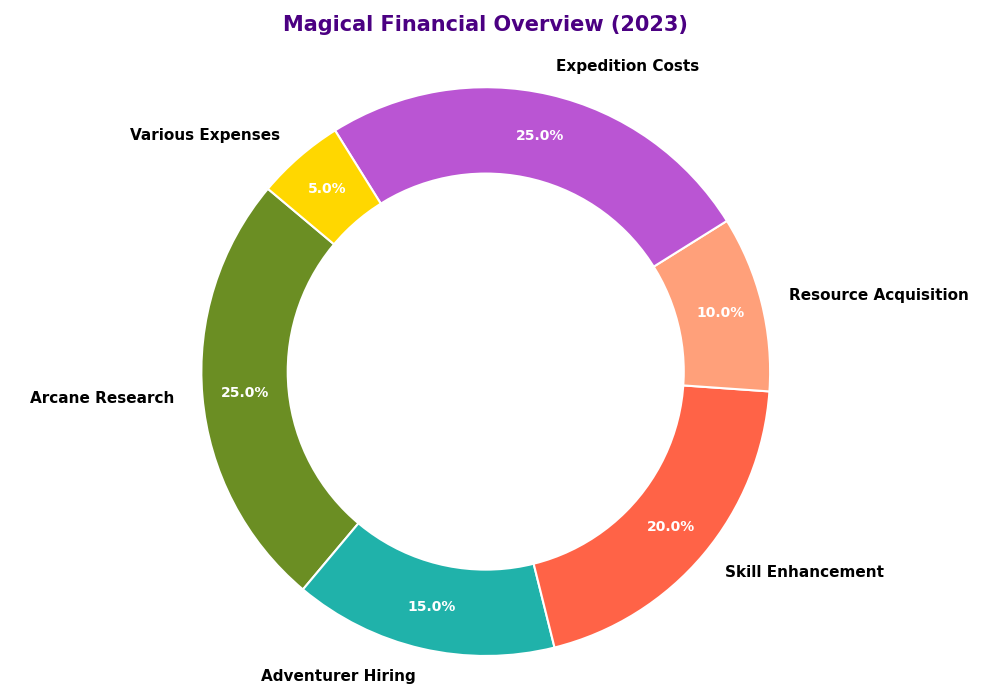

The script that drew this image:
import matplotlib.pyplot as plt

categories = ['Arcane Research', 'Adventurer Hiring', 'Skill Enhancement', 'Resource Acquisition', 'Expedition Costs', 'Various Expenses']
budgets = [25, 15, 20, 10, 25, 5]
colors = ['#6b8e23', '#20b2aa', '#ff6347', '#ffa07a', '#ba55d3', '#ffd700']

fig, ax = plt.subplots(figsize=(10, 7))

wedges, texts, autotexts = ax.pie(
    budgets,
    labels=categories,
    colors=colors,
    autopct='%1.1f%%',
    pctdistance=0.85,
    startangle=140,
    wedgeprops=dict(edgecolor='w', linewidth=1.5)
)

centre_circle = plt.Circle((0, 0), 0.70, fc='white')
fig.gca().add_artist(centre_circle)

ax.axis('equal')

plt.setp(autotexts, size=10, weight="bold", color="white")
plt.setp(texts, size=11, weight="bold")

ax.set_title("Magical Financial Overview (2023)", fontsize=15, fontweight='bold', pad=20, color='#4b0082')

plt.tight_layout()
plt.show()
